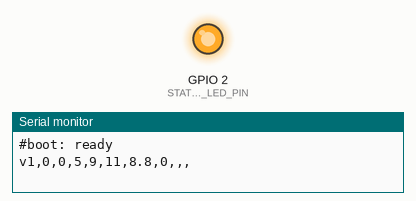
Recording of a program running on a simulated ESP32. On the bench: output pins drawn as LEDs (lit = HIGH), the last lines printed to the serial monitor. Random numbers use the default seed unless the program sets one; nothing arrives over Bluetooth unless stated; a phone connects over Bluetooth LE 3 s after start.

Above: at 2.1 s.
At 40.1 s:
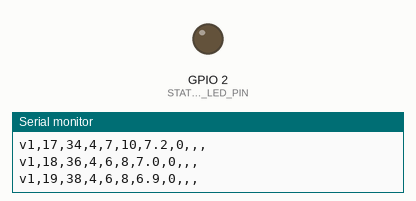
Timing chart, 0 to 40.2 s (numbered marks = the images above):
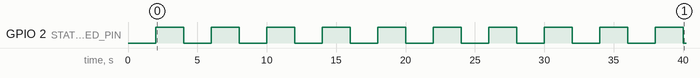

The program:

main.cpp
```cpp
// SaludAIR firmware — ESP32 DevKit V1
//
// Implements docs/firmware-contract.md: one "v1,..." line every 2 s, over
// BLE (Nordic UART Service) and USB serial, identical on both transports.
//
// SENSOR MODE: no PMS5003 wired yet, so this build EMULATES it (see
// readPm() below) so the web dashboard can be developed/tested against real
// BLE/USB hardware today. Swap readPm() for a real PMS5003 UART read later —
// everything downstream (averaging, LED, packet framing) stays the same.
//
// Debug/log lines are prefixed with '#' so the dashboard (and the contract's
// own rule) ignores them as invalid lines instead of garbage data.

#include <Arduino.h>
#include <NimBLEDevice.h>

// ---- Contract constants (must match src/config/device.ts) -----------------
static const char* SERVICE_UUID = "6e400001-b5a3-f393-e0a9-e50e24dcca9e";
static const char* TX_UUID      = "6e400003-b5a3-f393-e0a9-e50e24dcca9e"; // notify
static const char* RX_UUID      = "6e400002-b5a3-f393-e0a9-e50e24dcca9e"; // reserved, unused v1
static const uint32_t INTERVAL_MS = 2000;
static const float CAUTION_THRESHOLD  = 15.0f; // keep in sync with src/config/defaults.ts
static const float ELEVATED_THRESHOLD = 35.0f;

// ---- Sensor presence flags (flip when wiring real hardware) ---------------
#define HAS_PMS5003      0  // 1 once the real sensor is wired to UART2
#define HAS_RH_SENSOR    0  // 1 once a temp/humidity sensor is wired
#define HAS_BATTERY_ADC  0  // 1 once the voltage divider is wired to GPIO34

#if HAS_BATTERY_ADC
static const int BATTERY_ADC_PIN = 34; // ADC1 — ADC2 is unusable while BLE is on
#endif

static const int STATUS_LED_PIN = 2; // onboard LED on most DevKit V1 boards

// ---- BLE state --------------------------------------------------------
static NimBLECharacteristic* txChar = nullptr;
static bool bleClientConnected = false;

class ServerCallbacks : public NimBLEServerCallbacks {
  void onConnect(NimBLEServer* server, NimBLEConnInfo& info) override {
    bleClientConnected = true;
    Serial.println("#ble: client connected");
  }
  void onDisconnect(NimBLEServer* server, NimBLEConnInfo& info, int reason) override {
    bleClientConnected = false;
    Serial.printf("#ble: client disconnected (reason=%d), restarting advertising\n", reason);
    NimBLEDevice::startAdvertising();
  }
};

// ---- Simulated PMS5003 reading ----------------------------------------
// Baseline urban PM2.5 with slow drift + noise + occasional spikes, bounded
// to plausible ranges. Replace with a real PMS5003 UART frame read when the
// sensor is wired (see docs/firmware-contract.md §2 for the field meanings).
struct PmSample {
  float pm1;
  float pm25;
  float pm10;
};

static float simBaseline = 10.0f; // slow random-walk baseline, µg/m3
static uint32_t nextSpikeAtMs = 60000; // no spike in the first minute after boot
static float spikeRemaining = 0;

static float randf(float lo, float hi) {
  return lo + (hi - lo) * (esp_random() / (float)UINT32_MAX);
}

static PmSample readPm() {
#if HAS_PMS5003
  // TODO: read a real PMS5003 frame from UART2 and return its atmospheric
  // pm1/pm25/pm10 fields (bytes 10-15 of the frame) instead of simulating.
#endif

  uint32_t now = millis();

  // Slow baseline drift, clamped to a believable "clean-ish city air" range.
  simBaseline += randf(-0.3f, 0.3f);
  if (simBaseline < 5.0f) simBaseline = 5.0f;
  if (simBaseline > 18.0f) simBaseline = 18.0f;

  // Occasional traffic-like spike so the level/LED logic has something to
  // react to during manual testing.
  if (spikeRemaining > 0) {
    spikeRemaining -= 1.0f;
  } else if (now >= nextSpikeAtMs) {
    spikeRemaining = randf(3.0f, 8.0f); // readings-worth of elevated air
    nextSpikeAtMs = now + (uint32_t)randf(60000.0f, 180000.0f); // next spike in 1-3 min
  }

  float pm25 = simBaseline + randf(-1.0f, 1.0f);
  if (spikeRemaining > 0) pm25 += randf(25.0f, 55.0f);
  if (pm25 < 0) pm25 = 0;

  PmSample s;
  s.pm25 = pm25;
  s.pm1  = pm25 * randf(0.55f, 0.70f);
  s.pm10 = pm25 * randf(1.15f, 1.40f) + randf(0, 3.0f);
  return s;
}

// ---- 10-reading moving average (drives the LED, per contract §3) ------
static float last10[10];
static int n10 = 0, i10 = 0;

static float pushAndAverage(float pm25) {
  last10[i10] = pm25;
  i10 = (i10 + 1) % 10;
  if (n10 < 10) n10++;
  float sum = 0;
  for (int k = 0; k < n10; k++) sum += last10[k];
  return sum / n10;
}

static int levelFromAverage(float avg) {
  if (avg >= ELEVATED_THRESHOLD) return 2;
  if (avg >= CAUTION_THRESHOLD) return 1;
  return 0;
}

static void setStatusLed(int lvl) {
  // No RGB LED wired yet: blink the onboard LED faster as level rises so
  // there's a visible signal on the bench without waiting on the dashboard.
  static uint32_t lastToggle = 0;
  static bool on = false;
  uint32_t period = lvl == 2 ? 150 : (lvl == 1 ? 500 : 2000);
  uint32_t now = millis();
  if (now - lastToggle >= period) {
    lastToggle = now;
    on = !on;
    digitalWrite(STATUS_LED_PIN, on ? HIGH : LOW);
  }
}

// ---- Optional fields ----------------------------------------------------
static void formatOptionalFloat(char* out, size_t outSize, bool present, float value) {
  if (present) {
    snprintf(out, outSize, "%.1f", value);
  } else {
    out[0] = '\0';
  }
}

// ---- Setup / loop ---------------------------------------------------------
static uint32_t seq = 0;
static char deviceName[24];

void setup() {
  Serial.begin(115200);
  delay(200);

  pinMode(STATUS_LED_PIN, OUTPUT);

  uint64_t mac = ESP.getEfuseMac();
  snprintf(deviceName, sizeof deviceName, "SaludAIR-%02X%02X", (uint8_t)(mac >> 8), (uint8_t)mac);

  Serial.println("#boot: SaludAIR firmware starting");
  Serial.printf("#boot: device name = %s\n", deviceName);
#if HAS_PMS5003
  Serial.println("#boot: PMS5003 = real sensor (UART2)");
#else
  Serial.println("#boot: PMS5003 = EMULATED (no sensor wired yet)");
#endif

  NimBLEDevice::init(deviceName);
  NimBLEDevice::setMTU(64);

  NimBLEServer* server = NimBLEDevice::createServer();
  server->setCallbacks(new ServerCallbacks());

  NimBLEService* service = server->createService(SERVICE_UUID);
  txChar = service->createCharacteristic(TX_UUID, NIMBLE_PROPERTY::NOTIFY);
  service->createCharacteristic(RX_UUID, NIMBLE_PROPERTY::WRITE); // reserved, unused v1
  server->start(); // starts all services (NimBLE 2.x: NimBLEService::start() is a no-op)

  NimBLEAdvertising* advertising = NimBLEDevice::getAdvertising();
  advertising->addServiceUUID(SERVICE_UUID);
  // The 128-bit service UUID already fills most of the 31-byte legacy
  // advertising packet, so the name (needed for the dashboard's namePrefix
  // chooser filter) has to go in the scan response instead, or setName()
  // silently drops it for lack of space.
  advertising->enableScanResponse(true);
  advertising->setName(deviceName);
  advertising->start();

  Serial.println("#ble: advertising started, waiting for the dashboard");
  Serial.println("#boot: ready");
}

void loop() {
  static uint32_t next = 0;
  uint32_t now = millis();
  if (now < next) {
    // Keep the status LED responsive between packets.
    setStatusLed(levelFromAverage(n10 ? last10[(i10 - 1 + 10) % 10] : 0));
    return;
  }
  next = now + INTERVAL_MS;

  PmSample s = readPm();
  float avg = pushAndAverage(s.pm25);
  int lvl = levelFromAverage(avg);
  setStatusLed(lvl);

  char rh[8], temp[8], bat[8];
  formatOptionalFloat(rh, sizeof rh, HAS_RH_SENSOR, 0);
  formatOptionalFloat(temp, sizeof temp, HAS_RH_SENSOR, 0);
#if HAS_BATTERY_ADC
  snprintf(bat, sizeof bat, "%u", analogReadMilliVolts(BATTERY_ADC_PIN) * 2);
#else
  bat[0] = '\0';
#endif

  char line[96];
  int len = snprintf(line, sizeof line, "v1,%lu,%lu,%.0f,%.0f,%.0f,%.1f,%d,%s,%s,%s\n",
                      (unsigned long)seq, (unsigned long)(now / 1000),
                      s.pm1, s.pm25, s.pm10, avg, lvl, rh, temp, bat);
  seq++;

  Serial.print(line);

  if (bleClientConnected && txChar != nullptr) {
    txChar->setValue((uint8_t*)line, (size_t)len);
    txChar->notify();
  }
}
```

Measured:
- by itself, GPIO 2 (STATUS_LED_PIN): alternates HIGH for 2.0 s and LOW for 2.0 s
